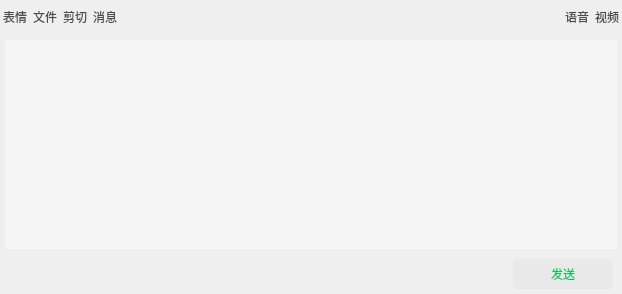
<?xml version="1.0" encoding="UTF-8"?>
<ui version="4.0">
 <class>ChatButtomWidget</class>
 <widget class="QWidget" name="ChatButtomWidget">
  <property name="geometry">
   <rect>
    <x>0</x>
    <y>0</y>
    <width>622</width>
    <height>294</height>
   </rect>
  </property>
  <property name="windowTitle">
   <string>ChatButtomWidget</string>
  </property>
  <property name="styleSheet">
   <string notr="true">#toolWidget QPushButton
{
   width:30px;
   height:30px;
   border:0px;
   color:#4B4B4B;
}
#txtContent{
  
   margin:5px;
   border:0px;
   background-color:#F5F5F5;
}

#btnSend{
  width:100px;
  height:30px;
  background-color:#E9E9E9;
  color:#07C160;
  border:0px;
  border-radius:5px;
}</string>
  </property>
  <layout class="QVBoxLayout" name="verticalLayout">
   <property name="spacing">
    <number>0</number>
   </property>
   <property name="leftMargin">
    <number>0</number>
   </property>
   <property name="topMargin">
    <number>0</number>
   </property>
   <property name="rightMargin">
    <number>0</number>
   </property>
   <property name="bottomMargin">
    <number>0</number>
   </property>
   <item>
    <widget class="QWidget" name="toolWidget" native="true">
     <property name="sizePolicy">
      <sizepolicy hsizetype="Preferred" vsizetype="Fixed">
       <horstretch>0</horstretch>
       <verstretch>0</verstretch>
      </sizepolicy>
     </property>
     <property name="minimumSize">
      <size>
       <width>0</width>
       <height>35</height>
      </size>
     </property>
     <property name="maximumSize">
      <size>
       <width>16777215</width>
       <height>35</height>
      </size>
     </property>
     <layout class="QHBoxLayout" name="horizontalLayout">
      <property name="spacing">
       <number>0</number>
      </property>
      <property name="leftMargin">
       <number>0</number>
      </property>
      <property name="topMargin">
       <number>0</number>
      </property>
      <property name="rightMargin">
       <number>0</number>
      </property>
      <property name="bottomMargin">
       <number>0</number>
      </property>
      <item>
       <widget class="QPushButton" name="btnBiaoqing">
        <property name="text">
         <string>表情</string>
        </property>
       </widget>
      </item>
      <item>
       <widget class="QPushButton" name="btnFile">
        <property name="text">
         <string>文件</string>
        </property>
       </widget>
      </item>
      <item>
       <widget class="QPushButton" name="btnCut">
        <property name="text">
         <string>剪切</string>
        </property>
       </widget>
      </item>
      <item>
       <widget class="QPushButton" name="btnChat">
        <property name="text">
         <string>消息</string>
        </property>
       </widget>
      </item>
      <item>
       <spacer name="horizontalSpacer">
        <property name="orientation">
         <enum>Qt::Horizontal</enum>
        </property>
        <property name="sizeHint" stdset="0">
         <size>
          <width>40</width>
          <height>20</height>
         </size>
        </property>
       </spacer>
      </item>
      <item>
       <widget class="QPushButton" name="btnAudio">
        <property name="text">
         <string>语音</string>
        </property>
       </widget>
      </item>
      <item>
       <widget class="QPushButton" name="btnVideo">
        <property name="text">
         <string>视频</string>
        </property>
       </widget>
      </item>
     </layout>
    </widget>
   </item>
   <item>
    <widget class="QTextEdit" name="txtContent"/>
   </item>
   <item>
    <widget class="QWidget" name="msgWidget" native="true">
     <property name="sizePolicy">
      <sizepolicy hsizetype="Preferred" vsizetype="Fixed">
       <horstretch>0</horstretch>
       <verstretch>0</verstretch>
      </sizepolicy>
     </property>
     <property name="minimumSize">
      <size>
       <width>0</width>
       <height>40</height>
      </size>
     </property>
     <property name="maximumSize">
      <size>
       <width>16777215</width>
       <height>40</height>
      </size>
     </property>
     <layout class="QHBoxLayout" name="horizontalLayout_2">
      <property name="spacing">
       <number>0</number>
      </property>
      <property name="leftMargin">
       <number>9</number>
      </property>
      <property name="topMargin">
       <number>0</number>
      </property>
      <property name="rightMargin">
       <number>9</number>
      </property>
      <property name="bottomMargin">
       <number>0</number>
      </property>
      <item>
       <spacer name="horizontalSpacer_2">
        <property name="orientation">
         <enum>Qt::Horizontal</enum>
        </property>
        <property name="sizeHint" stdset="0">
         <size>
          <width>40</width>
          <height>20</height>
         </size>
        </property>
       </spacer>
      </item>
      <item>
       <widget class="QPushButton" name="btnSend">
        <property name="text">
         <string>发送</string>
        </property>
       </widget>
      </item>
     </layout>
    </widget>
   </item>
  </layout>
 </widget>
 <layoutdefault spacing="6" margin="11"/>
 <resources/>
 <connections/>
</ui>
